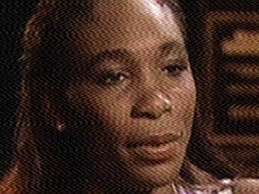
#> input picture images_deber_lab7/deber#1_ruido_periodico.jpg, 259 x 194 px
$ python deber.py   (older library calls are emulated)
#> lines starting #> are read from the running program, lines starting #| are printed output that depends on the picture; after the words box and inside, x2 and y2 are one past the last pixel; in counts of white or black regions, pixels touching at a corner belong together
import cv2
import numpy as np

# Leer la imagen a color
img = cv2.imread('images_deber_lab7/deber#1_ruido_periodico.jpg', cv2.IMREAD_COLOR)
#> img is the input picture: shape (194, 259, 3); mean B, G, R 32.9, 41.9, 63.8

# Verifica que la imagen se haya cargado correctamente
if img is None:
    print("Error: la imagen no se pudo cargar. Asegúrate de que la ruta a la imagen es correcta.")
    exit()

# Definir el factor de escala y el tamaño de la imagen escalada
scale_factor = 2.0
new_size = (int(img.shape[1]*scale_factor), int(img.shape[0]*scale_factor))
#> new_size = (518, 388)

# Crear una imagen vacía para almacenar el resultado
img_back = np.zeros(img.shape, np.float32)

# Aplicar la transformada de Fourier, la máscara y la transformada inversa a cada canal de color
for i in range(3):
    # Convertir la imagen a float32
    img_float32 = np.float32(img[:,:,i])

    # Aplicar la Transformada de Fourier usando la función dft()
    dft = cv2.dft(img_float32, flags = cv2.DFT_COMPLEX_OUTPUT)

    # Mover el cero de las frecuencias al centro usando la función shift
    dft_shift = np.fft.fftshift(dft)

    rows, cols = img.shape[:2]
    crow, ccol = int(rows/2), int(cols/2) # centro de la imagen

    # Supongamos que el ruido se sitúa en dos líneas horizontales a y b de la imagen
    mask = np.ones((rows, cols, 2), np.float32) # inicializar la máscara como una matriz de unos

    # bloquear las líneas de ruido
    width = 10 # ancho de la línea de ruido

    # asumiendo que 'a' y 'b' son las posiciones de las líneas de ruido
    mask[:,80:90] = 0
    mask[:,170:180] = 0

    # Aplicar la máscara al dominio de la frecuencia
    fshift = dft_shift * mask

    # Obtener el espectro de magnitud y aplicar logaritmo para reducir la alta dinámica
    mask =cv2.magnitude(mask[:,:,0], mask[:,:,1])
    #espectro con mascara
    magnitude_spectrumWithMask = cv2.magnitude(fshift[:,:,0], fshift[:,:,1])
    magnitude_spectrumWithMask += 1 # Evitar el logaritmo de cero
    magnitude_spectrumWithMask = np.log(magnitude_spectrumWithMask)
    # Espectro de magnitud sin máscara
    magnitude_spectrumWithOut = cv2.magnitude(dft_shift[:,:,0], dft_shift[:,:,1])
    magnitude_spectrumWithOut += 1 # Evitar el logaritmo de cero
    magnitude_spectrumWithOut = np.log(magnitude_spectrumWithOut)
    # Normalizar el espectro de magnitud para que esté entre 0 y 255 y convertirlo a uint8
    magnitude_spectrumWithOut = cv2.normalize(magnitude_spectrumWithOut, None, 0, 255, cv2.NORM_MINMAX, cv2.CV_8U)

    # Invertir los colores del espectro de magnitud
    magnitude_spectrumWithOut = 255 - magnitude_spectrumWithOut
    # Normalizar el espectro de magnitud para que esté entre 0 y 255 y convertirlo a uint8
    magnitude_spectrumWithMask = cv2.normalize(magnitude_spectrumWithMask, None, 0, 255, cv2.NORM_MINMAX, cv2.CV_8U)

    # Invertir los colores del espectro de magnitud
    magnitude_spectrumWithMask = 255 - magnitude_spectrumWithMask

    # Volver al dominio del espacio utilizando la Transformada Inversa de Fourier
    f_ishift = np.fft.ifftshift(fshift)
    img_back_channel = cv2.idft(f_ishift)
    img_back_channel = cv2.magnitude(img_back_channel[:,:,0], img_back_channel[:,:,1])

    # Convertir la imagen de salida a un rango de 0 a 255
    img_back_channel = cv2.normalize(img_back_channel, None, alpha=0, beta=255, norm_type=cv2.NORM_MINMAX, dtype=cv2.CV_8U)

    # Almacenar el canal procesado en la imagen de salida
    img_back[:,:,i] = img_back_channel
#> this loop made 3 passes
#> pass 1, `magnitude_spectrumWithMask = np.log(magnitude_spectrumWithMask)`:
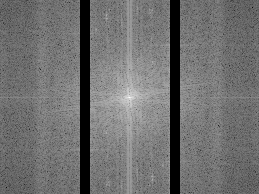
#> magnitude_spectrumWithMask: shape (194, 259) float32; min 0, max 14.32, mean 6.31; drawn with min black and max white
#> after the loop:
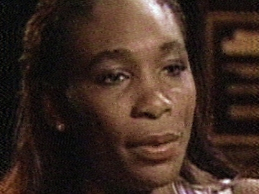
#> img_back: shape (194, 259, 3) float32; mean B, G, R 34.9, 43.7, 62.4
#> after the loop:
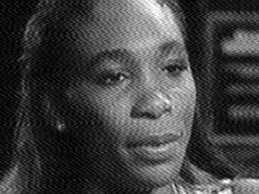
#> img_float32: shape (194, 259) float32; min 0, max 255, mean 63.8
#> after the loop:
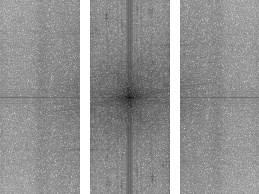
#> magnitude_spectrumWithMask: shape (194, 259); min 0, max 255, mean 147.2
#> after the loop:
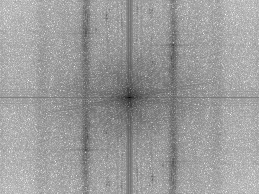
#> magnitude_spectrumWithOut: shape (194, 259); min 0, max 255, mean 155.6
#> after the loop:
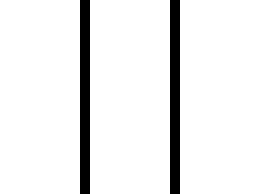
#> mask: shape (194, 259) float32; values 0 (black) and 1.41 (white), 92.3% white; 2 black regions, box (x1, y1, x2, y2) and area: (80, 0, 90, 194) 1940, (170, 0, 180, 194) 1940

# Convertir la imagen de salida a uint8
img_back = cv2.convertScaleAbs(img_back)
# Escalar la imagen original y la imagen de salida
img = cv2.resize(img, new_size)
#> img: shape (388, 518, 3)
espectrum= cv2.resize(magnitude_spectrumWithMask, new_size)
frecuencia= cv2.resize(magnitude_spectrumWithOut, new_size)
mascara = cv2.resize(mask, new_size)
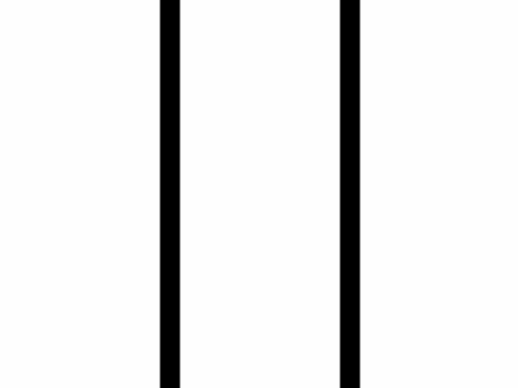
#> mascara: shape (388, 518) float32; min 0, max 1.41, mean 1.31; drawn with min black and max white
back = cv2.resize(img_back, new_size)
# Mostrar la imagen original y la imagen después de eliminar el ruido
cv2.imshow('Imagen Original', img)
cv2.imshow('Espectro de magnitud', espectrum)
cv2.imshow('Máscara', mask)
cv2.imshow('Frecuencia', frecuencia)
cv2.imshow('Máscara', mascara)
cv2.imshow('Imagen después de eliminar el ruido', back)

cv2.waitKey()
cv2.destroyAllWindows()

$ run again, with images_deber_lab7/deber#2_img_original.png saved as images_deber_lab7/deber#1_ruido_periodico.jpg
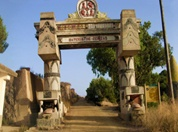
#> input picture images_deber_lab7/deber#2_img_original.png, 178 x 132 px
#> img is the input picture: shape (132, 178, 3); mean B, G, R 101.6, 114.3, 120.2
#> after the loop `for i in range(3):`:
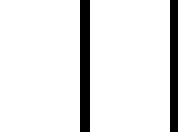
#> mask: shape (132, 178) float32; values 0 (black) and 1.41 (white), 89.9% white; 2 black regions, box (x1, y1, x2, y2) and area: (80, 0, 90, 132) 1320, (170, 0, 178, 132) 1056
#> img: shape (264, 356, 3)
#> `cv2.imshow('Máscara', mascara)`:
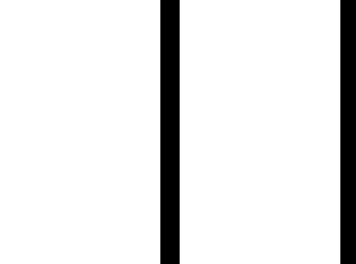
#> window 'Máscara': shape (264, 356); min 0, max 255, mean 230
